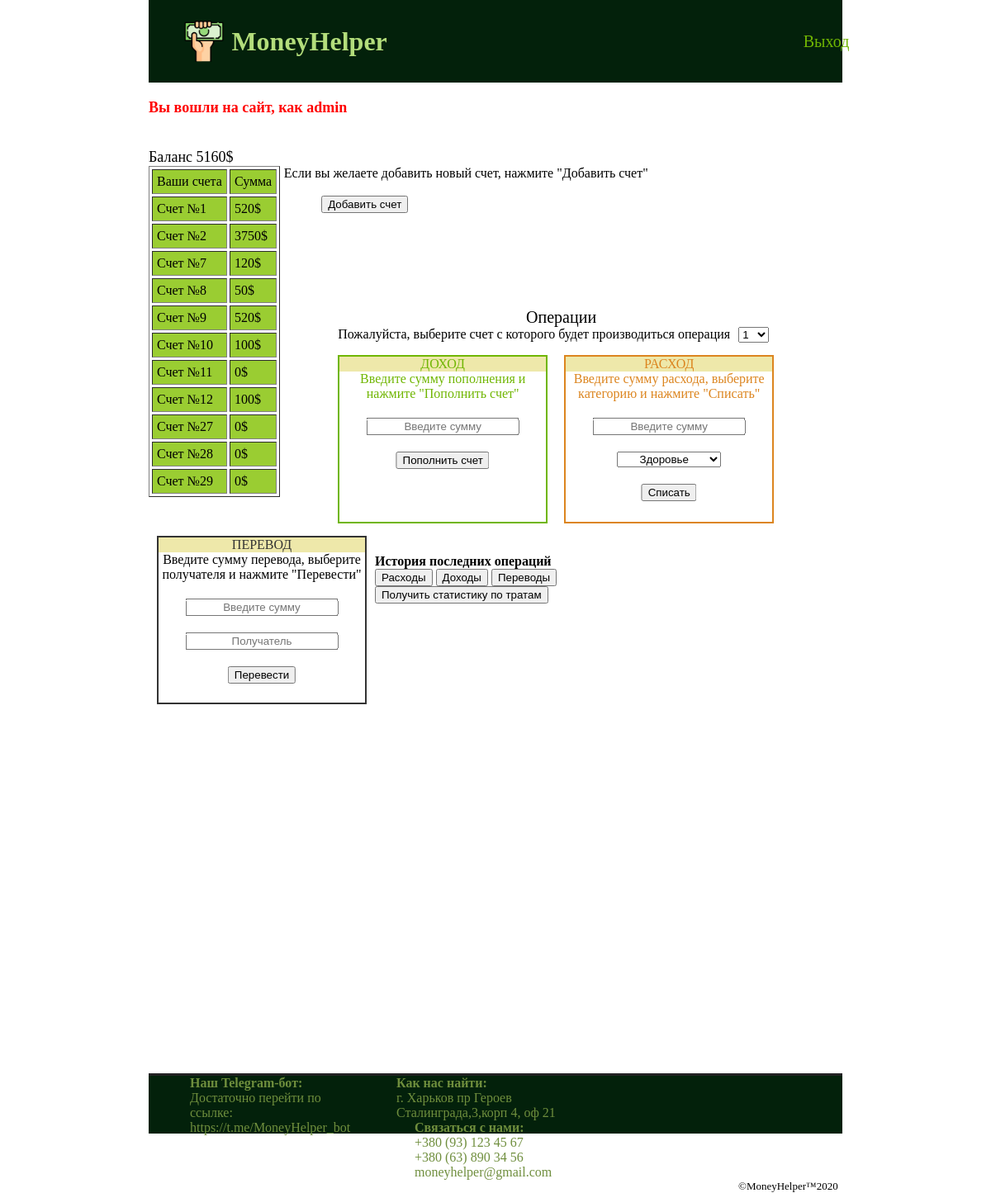
/MoneyHelper/main.php (signed in), run on the app's committed database.
### tables this page shows
CREATE TABLE `card` (
  `id` int(11) NOT NULL,
  `money` int(11) NOT NULL,
  `user_id` int(11) NOT NULL
);

### MoneyHelper/main.php (the view, shortened to what this page needs)
<?php
include("db.php");
?>
<html>
<head>
    <link rel="stylesheet" href="main.css">
</head>
<body>
<header>
    <img class="img-head" src="materials/money.png" alt="Error">
    <h1 style="color:#b3dd7b">MoneyHelper</h1>
    <a style="color: rgb(112, 182, 3)" href='exit.php' class="exit">Выход</a>
</header>
</body>
<?php
$id = $_SESSION['id'];
$allcard = mysqli_query($db, "Select id from card where user_id = '$id'");
$tim = $_SESSION['id'];
$summ = mysqli_query($db, "SELECT SUM(money) FROM card where user_id='$tim' GROUP BY user_id");
$summ2 = mysqli_fetch_array($summ);
if (mysqli_num_rows($summ) == 0) {
    $summ=0;
}
else {
    $summ = $summ2[0];
}
?>
<section class="sec">
    <div>
        <p style="color: red;font-weight: bold " class="hel"> Вы вошли на сайт, как  <?PHP echo $_SESSION['login']?></p>
    </div>
    <div>
        <br>
            <p class="balance"><br> Баланс  <?PHP echo $summ ?>$</p>
            <?php
            print "<table border = 1 class = 'tab1' style='margin-left: 0%;' >";
            print "<tr><td>Ваши счета</td> <td>Сумма</td></tr>";
            $res = mysqli_query($db,"SELECT * FROM card where user_id = '$id'");
            if (is_array($res) || is_object($res)) {
                foreach ($res as $result ) {
                    print "<tr><td>".'Счет №'.($result['id'])."</td>";
                    print "<td>".($result['money']).'$'. "</td>";
                }
            }
            print "</table>";
            ?>
            </div>
        <form name = "main" action="main.php" method="POST">
            <div class="addCard">
                <p style="margin-left: 19.5%;"> Если вы желаете добавить новый счет, нажмите "Добавить счет"</p><br>
                <input style="margin-left: 50px;"  name="addCard" type="submit" value="Добавить счет">
            </div>
            <div>
                <div style="text-align: center;font-size: 20px"><br><br><br><br><br>Операции</div>
            <div>
                <div style="float: left;margin-left: 70px;margin-right: 10px; " <p>Пожалуйста, выберите счет с которого будет производиться операция</p></div>
            <select id = "card" name="myselect"  onchange="myFunction()">
                <?php
                if($allcard&& mysqli_num_rows($allcard))
                {
                    while($rd=mysqli_fetch_object($allcard))
                    {
                        echo("<option value='$rd->id'>$rd->id</option>");
                    }
                }
                ?>
            </select>
            </div>
            <div class="div1" >
                <div class="divh"><p style="color: #70B603; text-align: center;" >ДОХОД</p></div>
                <p style="text-align: center">Введите сумму пополнения и нажмите "Пополнить счет"</p>
                <input style="margin-top: 20px;text-align: center;position: relative;left: 50%;transform: translate(-50%, 0);" name="addMoney2" type="text" size="20" placeholder="Введите сумму">
                <input style="margin-top: 20px;position: relative;left: 50%;transform: translate(-50%, 0);" name="addMoney" type="submit" value="Пополнить счет"">
            </div>
            <div class="div2">
                <div class="divh"><p style="color: #DC851F; text-align: center;" >РАСХОД</p></div>
                <p style="text-align: center">Введите сумму расхода, выберите категорию и нажмите "Списать"</p>
                <input style="margin-top: 20px;text-align: center;position: relative;left: 50%;transform: translate(-50%, 0);" name="deleteMoney2" type="text" size="20" placeholder="Введите сумму">
                <div>
                    <select style="margin-top: 20px;text-align: center;position: relative;left: 50%;transform: translate(-50%, 0);" name="myselect2"">
                    <option value='Здоровье'>Здоровье</option>
                    </select>
                </div>
                <div>
                    <input style="margin-top: 20px;text-align: center;position: relative;left: 50%;transform: translate(-50%, 0);"name="deleteMoney" type="submit" value="Списать" >
                </div>
            </div>
            <div class="div3">
                <div class="divh"><p style="color: #333333; text-align: center;" >ПЕРЕВОД</p></div>
                <p style="text-align: center">Введите сумму перевода, выберите получателя и нажмите "Перевести"</p>
                <div>
                <input style="margin-top: 20px;text-align: center;position: relative;left: 50%;transform: translate(-50%, 0);" name="sendMoney1" type="text" size="20" placeholder="Введите сумму">
                </div>
                <input style="margin-top: 20px;text-align: center;position: relative;left: 50%;transform: translate(-50%, 0);" name="sendMoney2" type="text" size="20" placeholder="Получатель">
                <input style="margin-top: 20px;text-align: center;position: relative;left: 50%;transform: translate(-50%, 0);" name="sendMoney" type="submit" value="Перевести">
            </div>
            <div class = stat>
                <div style="margin-top: 40px;font-weight: bold"><p><br><br><br><br><br><br><br><br><br><br><br><br>История последних операций</p></div>
                <input  name="delMoney" type="submit" value="Расходы" onclick="go(1)">
                <input  name="addMoney2" type="submit" value="Доходы" onclick="go(2)">
                <input  name="senMoney" type="submit" value="Переводы" onclick="go(3)">
            </div>
            </div>
            <div class = 'statTrat'>
                <input  name="stat" type="submit" value="Получить статистику по тратам">
                <div id="air" style="width: 500px; height: 400px;"></div>
            </div>
        </form>
</section>
<footer id="contact">
    <div>
        <div style="float: left;width: 250px;">
            <p style="padding-left: 20%;color: #6F8E3D; font-weight: bold">Наш Telegram-бот:</p>
            <p style="padding-left: 20%;color: #6F8E3D">
                Достаточно перейти
                по ссылке:
                https://t.me/MoneyHelper_bot
            </p>
        </div>
    <div>
        <div style="float: left;width: 250px;">
            <p style="padding-left: 20%;color: #6F8E3D; font-weight: bold">Как нас найти:</p>
            <p style="padding-left: 20%;color: #6F8E3D">г. Харьков пр Героев Сталинграда,3,корп 4, оф 21</p>
        </div>
        <div style="float: left;width: 300px;padding-left: 5%">
            <p style="padding-left: 10%;color: #6F8E3D; font-weight: bold">Связаться с нами:</p>
            <p style="padding-left: 10%;color: #6F8E3D">+380 (93) 123 45 67</p>
            <p style="padding-left: 10%;color: #6F8E3D">+380 (63) 890 34 56</p>
            <p style="padding-left: 10%;color: #6F8E3D">moneyhelper@gmail.com</p>
        </div>
        <div style="float: left;width: 300px;padding-left: 85%">
            <p style="color: black;font-size: small">©MoneyHelper™2020</p>
        </div>
</footer>

### MoneyHelper/main.css (style rules this page uses)
header { height: 100px; background-color: #03210b; padding: 0; margin-left: 15%; margin-right: 15%; display: flex; align-items: center; }
footer { height: 70px; margin-left: 15%; margin-right: 15%; background-color: #083715; }
body { background-image: url(materials/thumb-1920-1057137.png); margin: 0px; }
A { text-decoration: none; }
h1 { color: rgb(202, 249, 130); }
p { margin: 0; }
footer { background-color: #03210b; border-top: 3px solid #232224; }
.img-head { float: left; width: 50px; height: 50px; padding-left: 5%; padding-right: 1%; }
.exit { color: white; padding-left: 60%; font-size:20px; }
.hel { font-size:18px; padding-top: 20px; }
.sec { background-color: white; margin-left: 15%; margin-right: 15%; height: 1200px; }
.balance { font-size:18px; }
.tab1 { float: left; }
.div1 { color: #70B603; white-space: normal; margin-top: 15px; margin-left: 70px; margin-right: 10px; border: 2px solid #70B603; height: 200px; width: 250px; float: left; }
.div2 { color: #DC851F; margin-top: 15px; margin-left: 10px; margin-right: 10px; height: 200px; width: 250px; border: 2px solid #DC851F; float: left; }
.div3 { margin-top: 15px; margin-left: 10px; margin-right: 10px; height: 200px; width: 250px; border: 2px solid #333333; float: left; }
.stat { margin-left: 19.5%; }
.divh { background-color: #EEE8AA; }
.statTrat { margin-left: 19.5%; }
table { border-spacing: 3px; }
td, th { padding: 5px; background: #9ACD32; color: black; }

### MoneyHelper/main.php (style rules this page uses)
header { height: 100px; background-color: #03210b; padding: 0; margin-left: 15%; margin-right: 15%; display: flex; align-items: center; }
footer { height: 70px; margin-left: 15%; margin-right: 15%; background-color: #083715; }
body { background-image: url(materials/thumb-1920-1057137.png); margin: 0px; }
A { text-decoration: none; }
h1 { color: rgb(202, 249, 130); }
p { margin: 0; }
footer { background-color: #03210b; border-top: 3px solid #232224; }
.img-head { float: left; width: 50px; height: 50px; padding-left: 5%; padding-right: 1%; }
.exit { color: white; padding-left: 60%; font-size:20px; }
.hel { font-size:18px; padding-top: 20px; }
.sec { background-color: white; margin-left: 15%; margin-right: 15%; height: 1200px; }
.balance { font-size:18px; }
.tab1 { float: left; }
.div1 { color: #70B603; white-space: normal; margin-top: 15px; margin-left: 70px; margin-right: 10px; border: 2px solid #70B603; height: 200px; width: 250px; float: left; }
.div2 { color: #DC851F; margin-top: 15px; margin-left: 10px; margin-right: 10px; height: 200px; width: 250px; border: 2px solid #DC851F; float: left; }
.div3 { margin-top: 15px; margin-left: 10px; margin-right: 10px; height: 200px; width: 250px; border: 2px solid #333333; float: left; }
.stat { margin-left: 19.5%; }
.divh { background-color: #EEE8AA; }
.statTrat { margin-left: 19.5%; }
table { border-spacing: 3px; }
td, th { padding: 5px; background: #9ACD32; color: black; }

### data on the page
card: id "1", money "520"
card: id "2", money "3750"
card: id "7", money "120"
card: id "8", money "50"
card: id "9", money "520"
card: id "10", money "100"
card: id "11", money "0"
card: id "12", money "100"
card: id "27", money "0"
card: id "28", money "0"
card: id "29", money "0"

### other printed values
$_SESSION['login'] "admin"
$summ "5160"
form field myselect "1"
